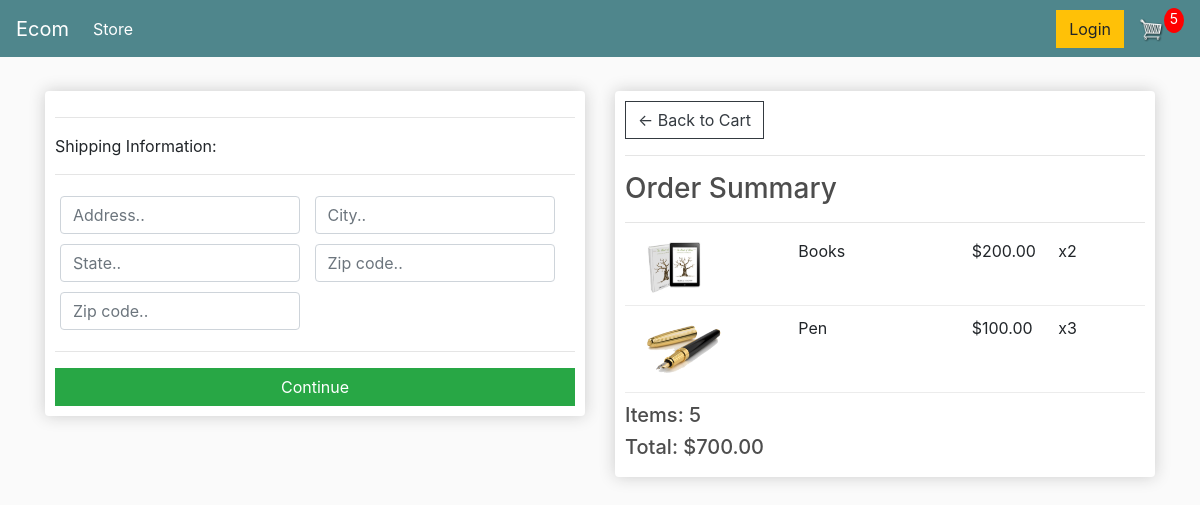
/checkout/ (signed in), run on an earlier commit of the app's database.
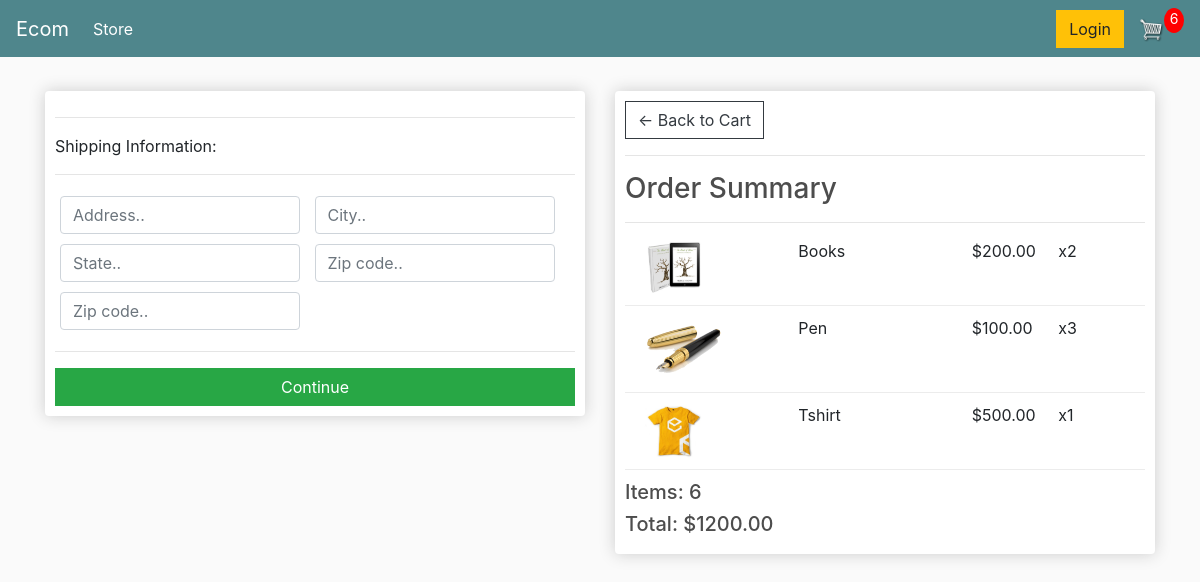
And on a later commit of the database.
### store/models.py (models this page shows, shortened)
class OrderItem(models.Model):
	product = models.ForeignKey(Product, on_delete=models.SET_NULL, null=True)
	order = models.ForeignKey(Order, on_delete=models.SET_NULL, null=True)
	quantity = models.IntegerField(default=0, null=True, blank=True)
	date_added = models.DateTimeField(auto_now_add=True)
	@property
	def get_total(self):
		total = self.product.price * self.quantity
		return total

class Product(models.Model):
	name = models.CharField(max_length=200)
	price = models.FloatField()
	digital = models.BooleanField(default=False,null=True, blank=True)
	image = models.ImageField(null=True, blank=True)
	@property
	def imageURL(self):
		try:
			url = self.image.url
		except:
			url = ''
		return url

class Order(models.Model):
	customer = models.ForeignKey(Customer, on_delete=models.SET_NULL, null=True, blank=True)
	date_ordered = models.DateTimeField(auto_now_add=True)
	complete = models.BooleanField(default=False)
	transaction_id = models.CharField(max_length=100, null=True)
	@property
	def shipping(self):
		shipping = False
		orderitems = self.orderitem_set.all()
		for i in orderitems:
			if i.product.digital == False:
				shipping = True
		return shipping
	@property
	def get_cart_total(self):
		orderitems = self.orderitem_set.all()
		total = sum([item.get_total for item in orderitems])
		return total
	@property
	def get_cart_items(self):
		orderitems = self.orderitem_set.all()
		total = sum([item.quantity for item in orderitems])
		return total

### store/views.py (the view)
# urls.py: path('checkout/', views.checkout, name="checkout"),
def checkout(request):
	data = cartData(request)
	cartItems = data['cartItems']
	order = data['order']
	items = data['items']
	context = {'items':items, 'order':order, 'cartItems':cartItems}
	return render(request, 'store/checkout.html', context)

### store/utils.py (called while the page is built)
def cartData(request):
	if request.user.is_authenticated:
		customer = request.user.customer
		order, created = Order.objects.get_or_create(customer=customer, complete=False)
		items = order.orderitem_set.all()
		cartItems = order.get_cart_items
	else:
		cookieData = cookieCart(request)
		cartItems = cookieData['cartItems']
		order = cookieData['order']
		items = cookieData['items']
	return {'cartItems':cartItems ,'order':order, 'items':items}

### store/templates/store/checkout.html (shortened to what this page needs)
{% extends 'store/main.html' %}
{% load static %}
{% block content %}
     <div class="row">
		<div class="col-lg-6">
			<div class="box-element" id="form-wrapper">
				<form id="form">
					<div id="shipping-info">
						<hr>
						<p>Shipping Information:</p>
						<hr>
						<div class="form-field">
							<input class="form-control" type="text" name="address" placeholder="Address..">
						</div>
						<div class="form-field">
							<input class="form-control" type="text" name="city" placeholder="City..">
						</div>
						<div class="form-field">
							<input class="form-control" type="text" name="state" placeholder="State..">
						</div>
						<div class="form-field">
							<input class="form-control" type="text" name="zipcode" placeholder="Zip code..">
						</div>
						<div class="form-field">
							<input class="form-control" type="text" name="country" placeholder="Zip code..">
						</div>
					</div>
					<hr>
					<input id="form-button" class="btn btn-success btn-block" type="submit" value="Continue">
				</form>
			</div>
			<br>
		</div>
		<div class="col-lg-6">
			<div class="box-element">
				<a  class="btn btn-outline-dark" href="{% url 'cart' %}">&#x2190; Back to Cart</a>
				<hr>
				<h3>Order Summary</h3>
				<hr>
				{% for item in items %}
				<div class="cart-row">
					<div style="flex:2"><img class="row-image" src="{{item.product.imageURL}}"></div>
					<div style="flex:2"><p>{{item.product.name}}</p></div>
					<div style="flex:1"><p>${{item.product.price|floatformat:2}}</p></div>
					<div style="flex:1"><p>x{{item.quantity}}</p></div>
				</div>
				{% endfor %}
				<h5>Items:   {{order.get_cart_items}}</h5>
				<h5>Total:   ${{order.get_cart_total|floatformat:2}}</h5>
			</div>
		</div>
	</div>
{% endblock content %}

What changed in the data, as far as the page shows it:
added OrderItem: product.imageURL (picture), product.name "Tshirt", product.price "500.00", quantity "1"
computed for Order: get_cart_items "5" → "6"; get_cart_total "700.00" → "1200.00"
Also different on the page:
{{ cartItems }}: "5" → "6"
